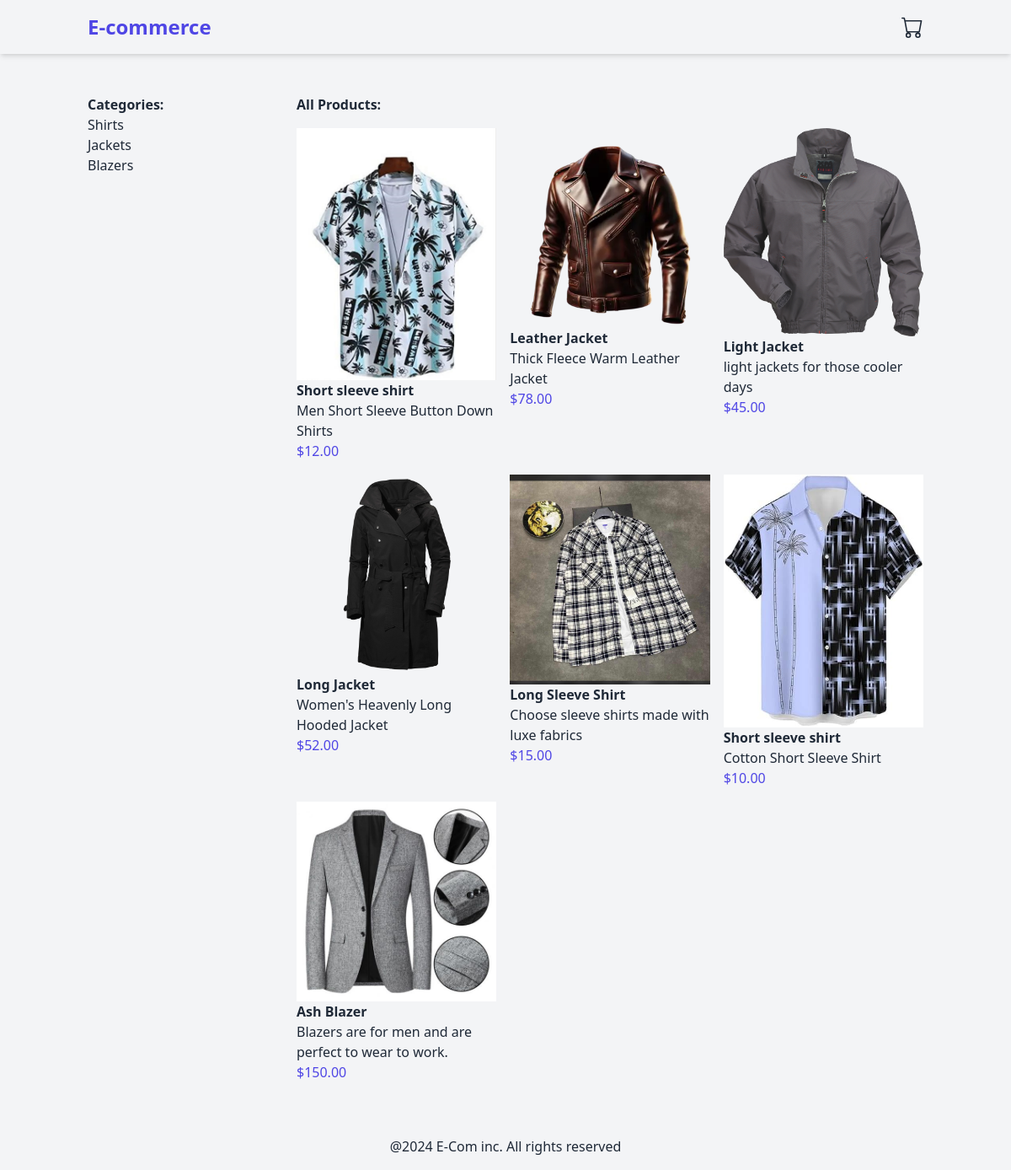
The page / on the database its author committed.
### products/models.py (models this page shows, shortened)
class Category(models.Model):
    name = models.CharField(max_length=250)
    slug = models.SlugField(unique=True)
    class Meta:
        verbose_name_plural = 'categories'

class Product(models.Model):
    category = models.ForeignKey(Category, related_name='products', on_delete=models.CASCADE)
    name = models.CharField(max_length=250)
    slug = models.SlugField(max_length=250)
    description = models.TextField(blank=True)
    price = models.DecimalField(max_digits=10, decimal_places=2)
    available = models.BooleanField(default=True)
    created = models.DateTimeField(auto_now_add=True)
    updated = models.DateTimeField(auto_now=True)
    image = models.ImageField(upload_to='products', blank=True, null=True)

### products/views.py (the view)
# urls.py: path('', views.product_list, name='product_list'),
def product_list(request, category_slug=None):
    category = None
    products = Product.objects.filter(available=True)
    categories = Category.objects.all()
    if category_slug:
        category = get_object_or_404(Category, slug=category_slug)
        products = products.filter(category=category)
    return render(request, 'products/product/list.html', {'category':category, 'products':products, 'categories':categories})

### products/templates/products/product/list.html (shortened to what this page needs)
{% extends 'base.html' %} {% load static %}  {% block content %}
<div class="container mx-auto p-4 flex">
  <aside class="w-1/4">
    <h2 class="font-bold">Categories:</h2>
    <ul>
      {%for category in categories%}
      <li>
        <a href="{% url 'products:product_list_by_category' category.slug %}"
          >{{category.name}}</a
        >
      </li>
      {%endfor%}
    </ul>
  </aside>
  <main class="w-3/4">
    {%if category%}
    <h2 class="font-bold mb-4">{{category.name}}</h2>
    {%else%}
    <h2 class="font-bold mb-4">All Products:</h2>
    {%endif%}
    <div class="grid grid-cols-3 gap-4">
      {% for product in products %}
      <a href="{% url 'products:product_detail' product.id product.slug %}">
        <div>
          {% if product.image %}
          <img
            src="{{product.image.url}}"
            alt="{{product.name}}"
            class="object-cover"
          />
          {%else%}
          <p>The image is not available</p>
          {%endif%}
          <h3 class="font-semibold">{{product.name}}</h3>
          <p>{{product.description}}</p>
          <p class="text-indigo-600">${{product.price}}</p>
        </div>
      </a>
      {%endfor%}
    </div>
  </main>
</div>
{% endblock %}

### templates/base.html (shortened to what this page needs)
<!DOCTYPE html>
<html lang="">
  <head>
    {% load static %}
    <link rel="stylesheet" href="{% static 'dist/styles.css'%}" />
    <script src="https://cdn.tailwindcss.com"></script>
  </head>
  <body class="bg-gray-100 text-gray-800 flex flex-col min-h-screen">
    <header class="shadow-md">{% include 'includes/nav.html' %}</header>
    <main class="container mx-auto py-8 flex-grow">
      {% block content %}{% endblock %}
    </main>
    <footer>
      <div class="container mx-auto p-4 text-center">
        <p>@2024 E-Com inc. All rights reserved</p>
      </div>
    </footer>
  </body>
</html>

### templates/includes/nav.html (shortened to what this page needs)
<nav class="container mx-auto p-4 flex justify-between items-center">
  <a href="/" class="text-2xl font-bold text-indigo-600">E-commerce</a>
  <a href="{% url 'cart:cart_detail' %}">
  </a>
</nav>

### rows shown on the page
Category: name "Shirts"
Category: name "Jackets"
Category: name "Blazers"
Product: image (picture), name "Short sleeve shirt", description "Men Short Sleeve Button Down Shirts", price "12.00"
Product: image (picture), name "Leather Jacket", description "Thick Fleece Warm Leather Jacket", price "78.00"
Product: image (picture), name "Light Jacket", description "light jackets for those cooler days", price "45.00"
Product: image (picture), name "Long Jacket", description "Women's Heavenly Long Hooded Jacket", price "52.00"
Product: image (picture), name "Long Sleeve Shirt", description "Choose sleeve shirts made with luxe fabrics", price "15.00"
Product: image (picture), name "Short sleeve shirt", description "Cotton Short Sleeve Shirt", price "10.00"
Product: image (picture), name "Ash Blazer", description "Blazers are for men and are perfect to wear to work.", price "150.00"
